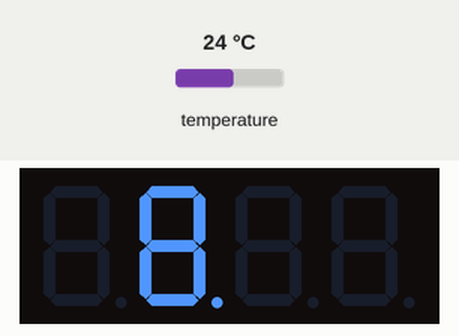
Recording of a program running on a simulated Raspberry Pi (BCM pin numbers). Shown: 4-digit seven-segment display. The inputs (shaded band) are chosen by the test bench; at power-on: temperature 24 °C. The clock reads 2024-03-15 10:24:30 at power-on unless the program sets it.

Above: at 1.2 s.
1.3 s: temperature set to 12 °C
At 4.8 s:
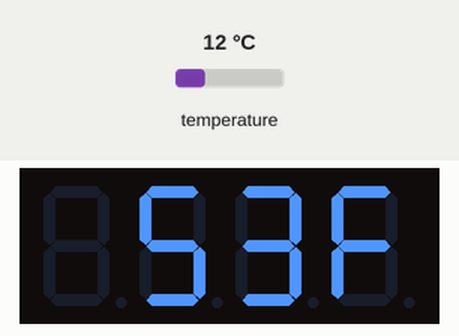
5.4 s: temperature set to 19 °C
At 7.3 s:
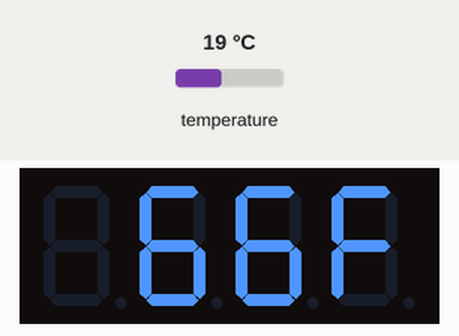
9.8 s: temperature set to 28 °C
At 11.8 s:
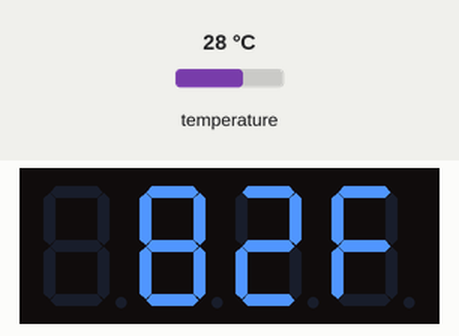
Timing chart, 0 to 13.3 s (numbered marks = the images above; inputs shaded):
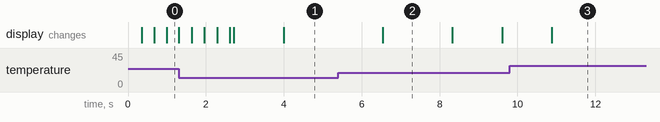

The program:

thermo_clock.py
```python
import os
import glob
import time
import datetime
from Adafruit_7Segment import SevenSegment
import RPi.GPIO as io
import subprocess
import re
import httplib
import urllib

DEBUG = 1
counter = 0

io.setmode(io.BCM)
#switch_pin = 18
#io.setup(switch_pin, io.IN)
segment = SevenSegment(address=0x70)

os.system('modprobe w1-gpio')
os.system('modprobe w1-therm')

base_dir = '/sys/bus/w1/devices/'
device_folder = glob.glob(base_dir + '28*')[0]
device_file = device_folder + '/w1_slave'
colon = 0

def read_temp_raw():
    catdata = subprocess.Popen(['cat',device_file], stdout=subprocess.PIPE, stderr=subprocess.PIPE)
    out,err = catdata.communicate()
    out_decode = out.decode('utf-8')
    lines = out_decode.split('\n')
    return lines

def read_temp():
    lines = read_temp_raw()
    while lines[0].strip()[-3:] != 'YES':
        time.sleep(0.2)
        lines = read_temp_raw()
    equals_pos = lines[1].find('t=')
    if equals_pos != -1:
        temp_string = lines[1][equals_pos+2:]
        temp_c = float(temp_string) / 1000.0
        temp_f = temp_c * 9.0 / 5.0 + 32.0
        return temp_c, temp_f

def display_temp():
    temp = int(read_temp()[1]) # F
    # temp = int(read_temp()[0]) # C
    sign = (temp < 0)
    temp = abs(temp)
    digit_1 = temp % 10
    temp = temp / 10
    digit_2 = temp % 10
    temp = temp / 10
    digit_3 = temp % 10
    segment.setColon(False)
    if sign :
        segment.writeDigitRaw(0, 0x40)       # - sign
    if digit_3 > 0 :
        segment.writeDigit(0, digit_3)       # Hundreds
    else:
        segment.writeDigitRaw(0, 0)
    if digit_2 > 0 :
        segment.writeDigit(1, digit_2)       # Tens
    else:
        segment.writeDigitRaw(1, 0)
    segment.writeDigit(3, digit_1)           # Ones
    segment.writeDigitRaw(4, 0x71) #F        # Temp units letter
    #segment.writeDigitRaw(4, 0x39) #C

def display_time():
    global colon
    now = datetime.datetime.now()
    hour = now.hour
    minute = now.minute
    second = now.second
    # Set hours
    segment.writeDigit(0, int(hour / 10))     # Tens
    segment.writeDigit(1, hour % 10)          # Ones
    # Set minutes
    segment.writeDigit(3, int(minute / 10))   # Tens
    segment.writeDigit(4, minute % 10)        # Ones
    # Toggle colon
    segment.writeDigitRaw(2, 0xFF)
    # colon = colon ^ 0x2

def thingspeak_update():
    temp = int(read_temp()[1]) # F
    # temp = int(read_temp()[0]) # C
    params = urllib.urlencode({'field1': temp})
    headers = {"Content-type": "application/x-www-form-urlencoded","Accept": "text/pl$"}
    conn = httplib.HTTPConnection("api.thingspeak.com:80")
    conn.request("POST", "/update?key=#####yourAPIKeyHere###", params, headers)  #replace ###yourAPIKeyHere### with the API from thingspeak--LEAVE the " at the end of the API key
    response = conn.getresponse()
    print response.status, response.reason
    data = response.read()
    conn.close()
    return
    #       time.sleep(30)

def segment_all_off(seg):  # to turn off the display one block at a time
    segment.writeDigitRaw(seg, 0x00) # sends null to passed digit block
    return
def segment_all_on(seg):  # illuminates all segments of an individual block (including the dots)
    if seg == 2:
	segment.writeDigitRaw(seg, 0xFF) # toggles colon to on
    else:
        segment.writeDigitRaw(seg, 0xFF) # sends all on to passed digit block
    return

def all_blocks_off():  # sends null to each digit block and colon (useful to turn off display after cntrl-c abort
	for blocks in range(0,5):
		segment.writeDigitRaw(blocks, 0x00)


def LED_Check(num_loops):  # for effect it cycles through each digit block in rapid succession
    counter = 0
    delay = 0.025
    while (counter < num_loops):
    	for seg in range(0,5):  # flash each block in rapid succession left to right
	    segment_all_on(seg)
            time.sleep(delay)
            segment_all_off(seg)
            time.sleep(delay)

        for seg in range (4,-1,-1):  # flash each block in rapid succession right to left
            segment_all_on(seg)
	    time.sleep(delay)
	    segment_all_off(seg)
	    time.sleep(delay)

        counter += 1
	# time.sleep(.5)


try:
    LED_Check(5)

    while True:
    #   if io.input(switch_pin): ### This commented section relates to the use of a physical switch to change what is displayed.
    #       display_temp()
    #   else :
    #       display_time()
    #   time.sleep(0.5)
        if counter < 30:              # for 30 seconds toggle between time and temp and at the end send the temp to thingspeak
            if counter % 5 == 0:
                display_time()
                # print counter
                counter = counter + 1
                time.sleep(0.5)
            else:
                display_temp()
                # print counter
                counter = counter + 1
	        time.sleep(0.5)
        else:
            counter = 0
            print counter
            thingspeak_update()           # this is where we call the function to send the current temp to thingspeak
            print datetime.datetime.now()  # debug to the terminal to show things are working
            time.sleep(0.5)

except KeyboardInterrupt:
    all_blocks_off()
```

Measured:
- after the input at 5.4 s, the display: changes after 1.1 s (image 2)
- after the input at 9.8 s, the display: changes after 1.1 s (image 3)
- what the display in image 2 shows lasts 1.8 s, from 6.5 s to 8.3 s
